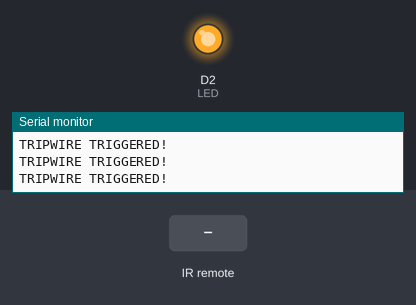
The sketch below on a simulated ESP8266 (NodeMCU). On the bench: output pins drawn as LEDs (lit = HIGH), the last lines printed to the serial monitor. The test bench sets the inputs (shaded band).

Above: at 1.4 s.
1.5 s: infrared code 0xC0DEC0DE received
At 1.9 s:
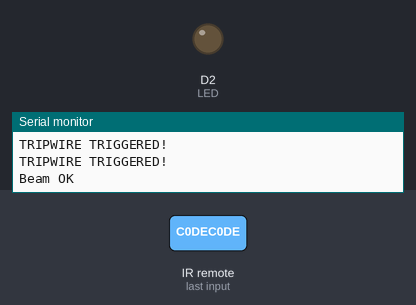
Timing chart, 0 to 4.5 s (numbered marks = the images above; inputs shaded):
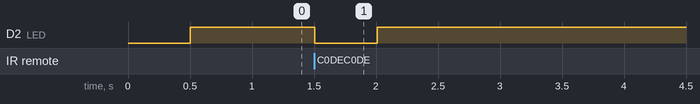

The sketch:

IR_Tripwire_Receiver.ino
```cpp
#include <IRremoteESP8266.h>
#include <IRrecv.h>

#define RECV_PIN D1 // GPIO5 (D1)
#define LED D2 // GPIO4 (D2)

#define TRIPWIRE_CODE 0xC0DEC0DE

IRrecv irrecv(RECV_PIN);
decode_results results;

unsigned long lastDetected = 0;
const unsigned long TIMEOUT = 500;

void setup() {
  Serial.begin(115200);
  delay(200);
  irrecv.enableIRIn();
  pinMode(LED, OUTPUT);
  Serial.println("IR Tripwire Receiver Ready");
}

void loop() {
  if (irrecv.decode(&results)) {
    if (results.value == TRIPWIRE_CODE) {
      lastDetected = millis();
      Serial.println("Beam OK");
    }
    irrecv.resume();
  }

  if (millis() - lastDetected > TIMEOUT) {
    digitalWrite(LED, HIGH);
    Serial.println("TRIPWIRE TRIGGERED!");
  } else {
    digitalWrite(LED, LOW);
  }

  delay(50);
}
```

Measured:
- after the input at 1.5 s, D2 (LED): HIGH → LOW at once, → HIGH 0.50 s later
